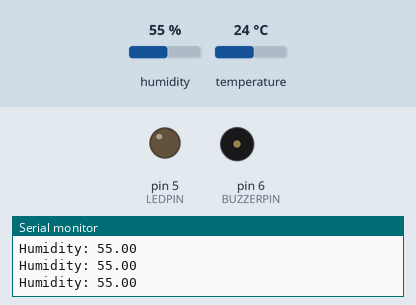
Simulated run of this sketch. Board: Arduino Uno, built with avr-gcc and run on an emulated ATmega328P. Shown: output pins drawn as LEDs (lit = HIGH), buzzer (waves = sounding), the last lines printed to the serial monitor. Inputs (shaded band) come from the test bench; at power-on: humidity 55 %, temperature 24 °C.

Above: at 3.3 s.
3.4 s: humidity set to 42 %
6.2 s: humidity set to 39 %
At 7.4 s:
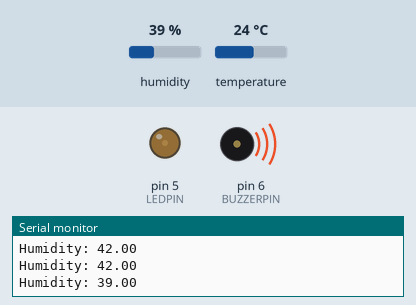
Timing chart, 0 to 18.1 s (numbered marks = the images above; inputs shaded):
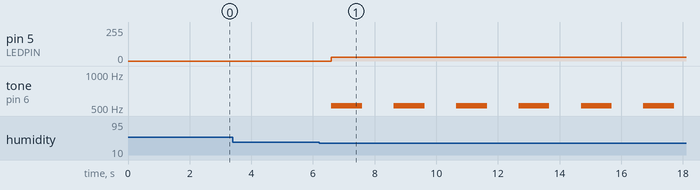

Measured:
- the behaviour switches between 41 and 40 % on humidity (found by bisection; images 0 and 1)
- after the input at 6.2 s, pin 5 (LEDPIN): 0/255 → 30/255 after 0.40 s; tone on pin 6 (BUZZERPIN): alternates 523 Hz for 1.0 s and silent for 1.0 s, starting after 0.40 s

The sketch:

kill_virus.ino
```cpp
/****************************************************
  <Hades5 플라즈마 이온 모듈을 이용한 살균제>
  1. 일정 수치 [이상, 이하]의 습도를 기준으로 바이러스 제거하기

****************************************************/

#include "DHT.h" //온습도 센서를 사용하기 위해 포함해야하는 파일

int DHTPIN = 3; //DHT11 습도 센서 꽂을 핀
int LEDPIN = 5; //LED 꽂을 핀
int BUZZERPIN = 6; //부저 꽂을 핀
int HHum = 60; //High Humidity 줄임말
int LHum = 40; //Low Humidity 줄임말

#define DHTTYPE DHT11 //온습도 센서를 사용하기 위한 방법 1
DHT dht(DHTPIN, DHTTYPE); //온습도 센서를 사용하기 위한 방법 2

void setup() {
  // put your setup code here, to run once:
  Serial.begin(9600); //시리얼 모니터를 통해 습도 센서를 확인하기 위한 코드
  dht.begin(); //온습도 센서를 사용하기 위한 방법 3
  pinMode(LEDPIN, OUTPUT); //LED 센서에 전기를 보내주기 위한 방법
  pinMode(BUZZERPIN, OUTPUT); //부저에 전기를 보내주기 위한 방법
}

void loop() {
  delay(500); //0.5초마다 습도를 검사한다.

  float h = dht.readHumidity(); //습도 값을 읽어서 h라는 변수에 저장한다.

  Serial.print(F("Humidity: ")); // 시리얼 모니터에 습도 값을 출력하는 두 줄
  Serial.println(h);

  //만약 습도가 60도 이상이거나 40도 이하면
  if (h >= HHum || h <= LHum) {
    //LED불을 키고,부저를 울린다.
    analogWrite(LEDPIN, 30); //LED 불 켜기
    tone(BUZZERPIN, 523, 1000); //부저 울리기
    delay(1500); //1.5초 기다리기
  }
  else {
    //위 환경이 아니라면 -> 안전한 환경이라면
    digitalWrite(LEDPIN, LOW); //LED 불 끄기
  }
}
```
